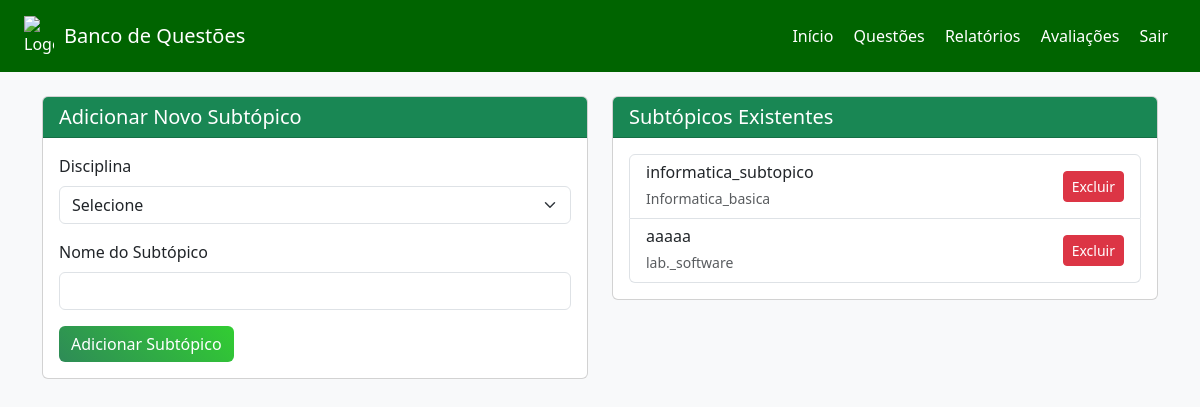
Page /view/professor/gerenciar_subtopicos.php on the committed database.
### tables this page shows
CREATE TABLE `subtopicos` (
  `id` int(11) NOT NULL,
  `disciplina` varchar(255) NOT NULL,
  `nome` varchar(255) NOT NULL
);

### config/connect.php (called while the page is built, shortened)
<?php
class connect
{
    function connect_database()
    {
        try {
            $host= 'localhost';
            $database= 'questoes';
            $user= 'root';
            $password= '';
            $this->conexao = new PDO('mysql:host=' . $host . ';dbname=' . $database, $user, $password);
        } catch (PDOException $e) {
            $host= 'localhost';
            $database= 'u750204740_questoes';
            $user= 'u750204740_questoes';
            $password= 'paoComOvo123!@##';
            $this->conexao = new PDO('mysql:host=' . $host . ';dbname=' . $database, $user, $password);
        }catch (PDOException $e) {
            die('Erro! O sistema não possui conexão com o banco de dados.');
        }
    }
}
?>

### model/modelprofessor.php (called while the page is built, shortened)
<?php
require_once(__DIR__ . '/../config/connect.php');
class Professor extends connect {
    public function listar_subtopicos() {
        try {
            $sql = "SELECT * FROM subtopicos ORDER BY disciplina, nome";
            $stmt = $this->conexao->prepare($sql);
            $stmt->execute();
            return $stmt->fetchAll(PDO::FETCH_ASSOC);
        } catch(PDOException $e) {
            return array();
        }
    }
}
?>

### view/professor/gerenciar_subtopicos.php (the view, shortened to what this page needs)
<!DOCTYPE html>
<html lang="pt-br">
<head>
    <link href="https://cdn.jsdelivr.net/npm/bootstrap@5.3.0/dist/css/bootstrap.min.css" rel="stylesheet">
</head>
<body class="bg-light">
    <header class="header-bg py-3 px-4 d-flex justify-content-between align-items-center">
        <div class="d-flex align-items-center">
            <img src="https://img.icons8.com/ios-filled/50/ffffff/book.png" alt="Logo" style="width: 30px; margin-right: 10px;">
            <h5 class="mb-0">Banco de Questões</h5>
        </div>
        <nav class="text-white">
            <a href="inicioprofessor.php" class="text-white mx-2 text-decoration-none">Início</a>
            <a href="acessar_banco.php" class="text-white mx-2 text-decoration-none">Questões</a>
            <a href="acessarrelatorioprofessor.php" class="text-white mx-2 text-decoration-none">Relatórios</a>
            <a href="veravaliacoes.php" class="text-white mx-2 text-decoration-none">Avaliações</a>
            <a href="../../index.php" class="text-white mx-2 text-decoration-none">Sair</a>
        </nav>
    </header>
    <div class="container mt-4">
        <div class="row">
            <div class="col-md-6">
                <div class="card">
                    <div class="card-header bg-success text-white">
                        <h5 class="mb-0">Adicionar Novo Subtópico</h5>
                    </div>
                    <div class="card-body">
                        <form action="../../control/controlesubtopico.php" method="POST">
                            <div class="mb-3">
                                <label class="form-label">Disciplina</label>
                                <select class="form-select" name="disciplina" required>
                                    <option value="">Selecione</option>
                                </select>
                            </div>
                            <div class="mb-3">
                                <label class="form-label">Nome do Subtópico</label>
                                <input type="text" class="form-control" name="nome_subtopico" required>
                            </div>
                            <button type="submit" class="btn btn-gradient-green">Adicionar Subtópico</button>
                        </form>
                    </div>
                </div>
            </div>
            <div class="col-md-6">
                <div class="card">
                    <div class="card-header bg-success text-white">
                        <h5 class="mb-0">Subtópicos Existentes</h5>
                    </div>
                    <div class="card-body">
                        <?php
                        require_once("../../model/modelprofessor.php");
                        $professor = new Professor();
                        $subtopicos = $professor->listar_subtopicos();
                        if (!empty($subtopicos)) {
                            echo '<div class="list-group">';
                            foreach ($subtopicos as $subtopico) {
                                echo '<div class="list-group-item d-flex justify-content-between align-items-center">';
                                echo '<div>';
                                echo '<h6 class="mb-1">' . htmlspecialchars($subtopico['nome']) . '</h6>';
                                echo '<small class="text-muted">' . htmlspecialchars($subtopico['disciplina']) . '</small>';
                                echo '</div>';
                                echo '<form action="../../control/controlesubtopico.php" method="POST" class="d-inline">';
                                echo '<button type="submit" class="btn btn-sm btn-danger">Excluir</button>';
                                echo '</form>';
                                echo '</div>';
                            }
                            echo '</div>';
                        } else {
                            echo '<p class="text-center text-muted">Nenhum subtópico cadastrado.</p>';
                        }
                        ?>
                    </div>
                </div>
            </div>
        </div>
    </div>
</body>
</html>

### view/professor/gerenciar_subtopicos.php (style rules this page uses)
.header-bg { background-color: #006400; color: white; }
.btn-gradient-green { background: linear-gradient(45deg, #2e8b57, #32cd32); color: white; border: none; }

### rows in the picture
subtopicos: nome "informatica_subtopico", disciplina "Informatica_basica"
subtopicos: nome "aaaaa", disciplina "lab._software"
